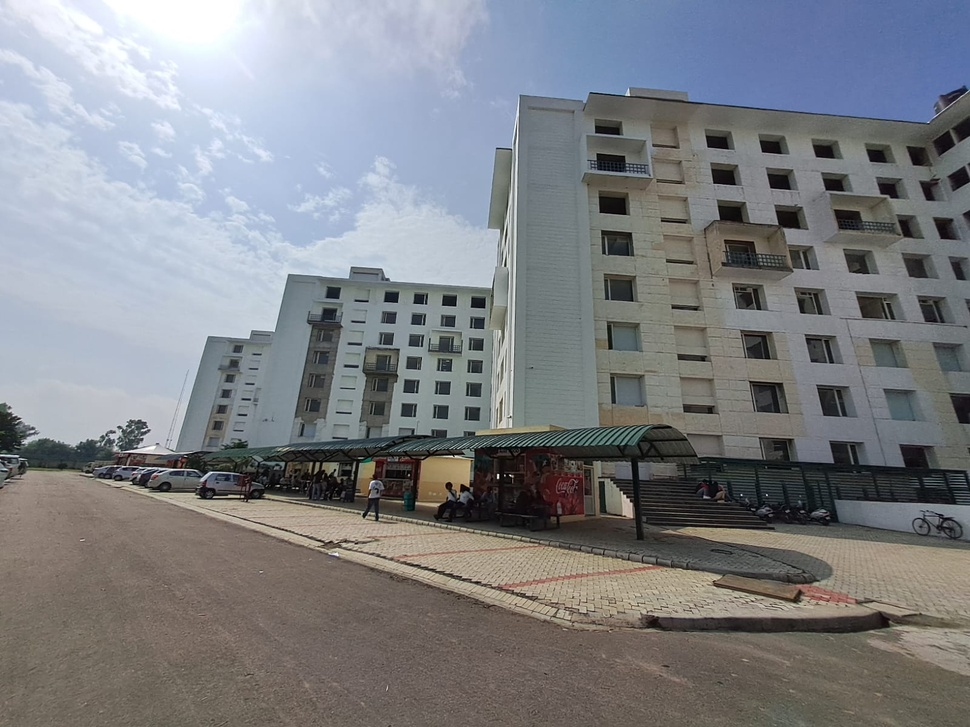
#> input picture ct1.jpg, 970 x 727 px, shrunk from 1600 x 1200 before the run
$ python CannyEdgeDetection.py
#> lines starting #> are read from the running program, lines starting #| are printed output that depends on the picture; after the words box and inside, x2 and y2 are one past the last pixel; in counts of white or black regions, pixels touching at a corner belong together
import numpy as np
import matplotlib.pyplot as plt
from skimage import io, color, filters, feature
from scipy import ndimage


#for loading the image
image = io.imread('ct1.jpg')
#> image is the input picture: shape (727, 970, 3); mean R, G, B 126.7, 128.9, 133

downscale_factor = 2

# Perform datapreprocessing degrading resolution of picture
downscaled_image = ndimage.zoom(image, (1/downscale_factor, 1/downscale_factor, 1), order=1)

#converting image to grayscale
image_gray = color.rgb2gray(downscaled_image)
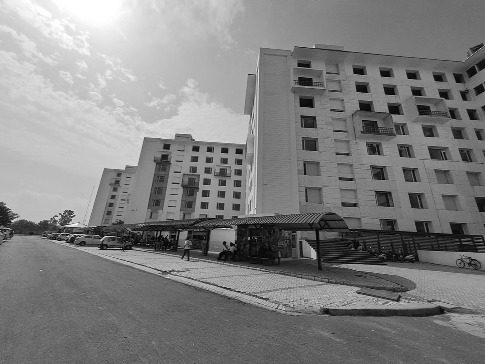
#> image_gray: shape (364, 485) float64; min 0.00113, max 1, mean 0.505

#apply gaussian blur to image (reducing noise)
blur_image = filters.gaussian(image_gray, sigma=1.0)
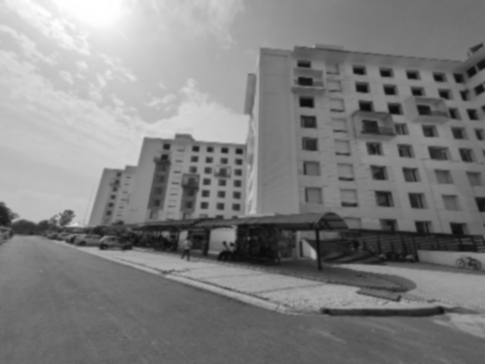
#> blur_image: shape (364, 485) float64; min 0.044, max 1, mean 0.505

#calculate the gradient of the image using Sobel operator

sobel_x = filters.sobel(blur_image, axis=1)  #Gradient is the rate of change of image intensity, and Sobel operator is a 3x3 kernel used to calculate the gradient of an image.
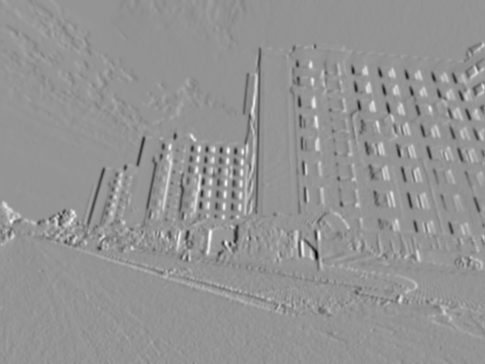
#> sobel_x: shape (364, 485) float64; min -0.39, max 0.28, mean -0.000866; drawn with min black and max white
sobel_y = filters.sobel(blur_image, axis=0)
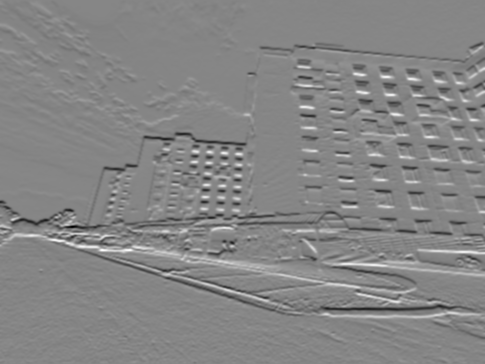
#> sobel_y: shape (364, 485) float64; min -0.404, max 0.364, mean -0.00169; drawn with min black and max white

edges = feature.canny(blur_image, sigma=1.0, low_threshold=0.1, high_threshold=0.9) #Non-maximum suppression (NMS) is a technique used to thin out the edges detected in an image
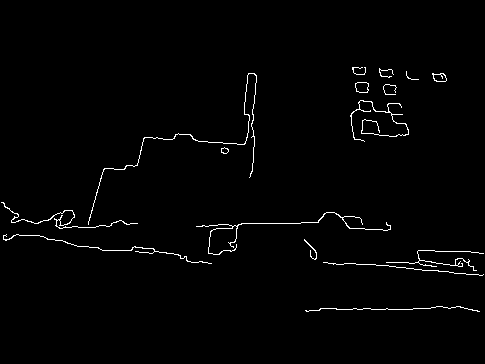
#> edges: shape (364, 485) bool; 1.4% white in thin lines or dots, all inside (x1, y1, x2, y2) = (1, 67, 484, 312)

#Display original iamge
plt.imshow(image)
plt.title('Original Image')
plt.axis('off')
plt.show()

#display image with edges
plt.imshow(edges, cmap='gray')
plt.title('Edge Detection')
plt.axis('off')
plt.show()

$ run again, with ct3.jpg copied over ct1.jpg
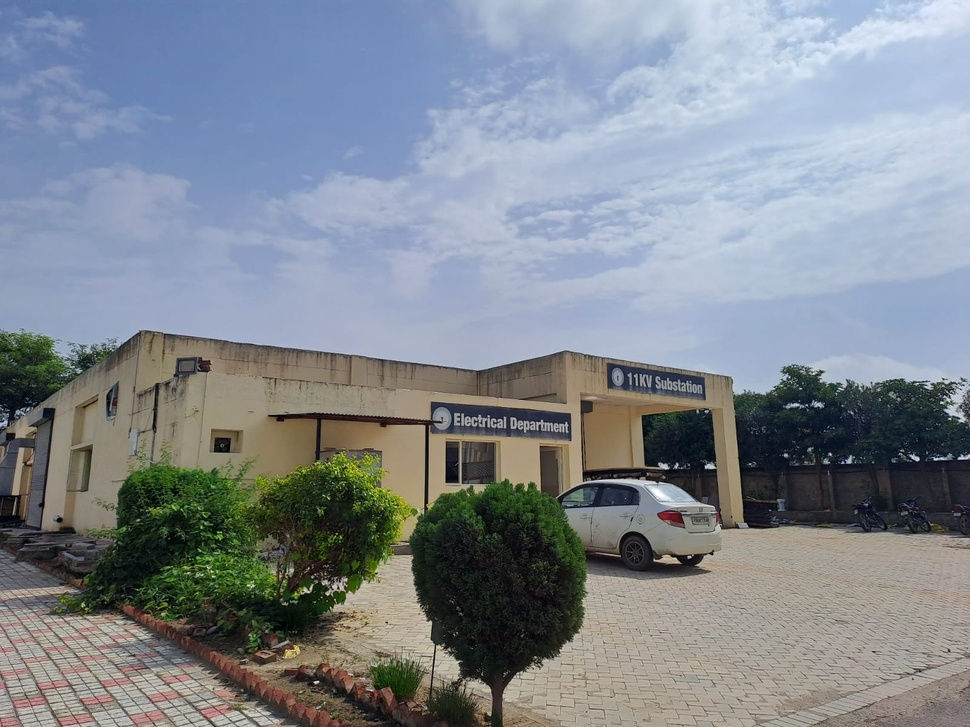
#> input picture ct3.jpg, 970 x 727 px, shrunk from 1600 x 1200 before the run
#> image is the input picture: shape (727, 970, 3); mean R, G, B 129.5, 136.5, 145.2
#> `sobel_y = filters.sobel(blur_image, axis=0)`:
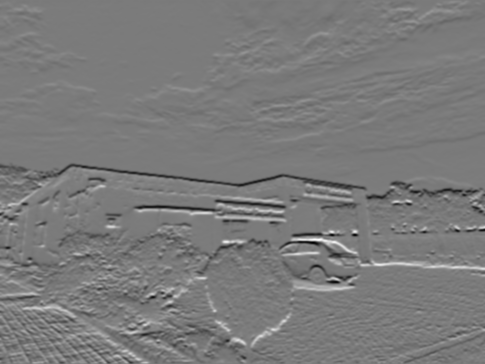
#> sobel_y: shape (364, 485) float64; min -0.403, max 0.432, mean -0.00092; drawn with min black and max white
#> `edges = feature.canny(blur_image, sigma=1.0, low_threshold=0.1, high_t..`:
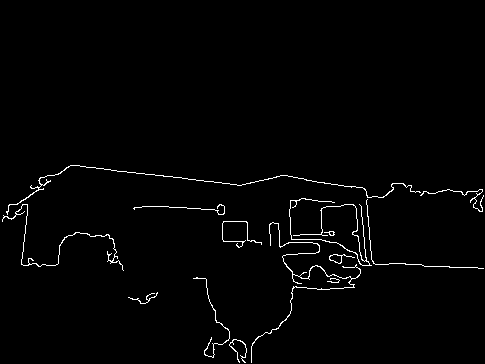
#> edges: shape (364, 485) bool; 1.6% white in thin lines or dots, all inside (x1, y1, x2, y2) = (2, 165, 484, 363)

$ run again, with ct4.jpg copied over ct1.jpg
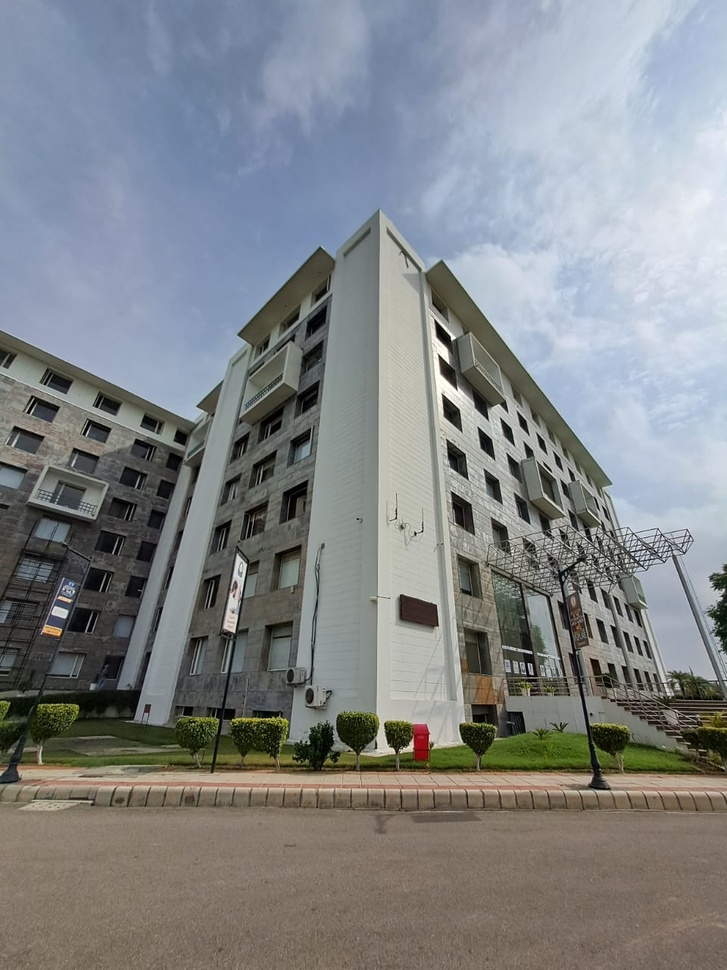
#> input picture ct4.jpg, 727 x 970 px, shrunk from 960 x 1280 before the run
#> image is the input picture: shape (970, 727, 3); mean R, G, B 130.1, 133.5, 135.9
#> `sobel_y = filters.sobel(blur_image, axis=0)`:
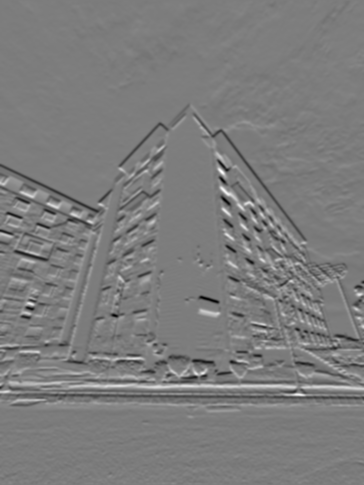
#> sobel_y: shape (485, 364) float64; min -0.382, max 0.397, mean -0.000758; drawn with min black and max white
#> `edges = feature.canny(blur_image, sigma=1.0, low_threshold=0.1, high_t..`:
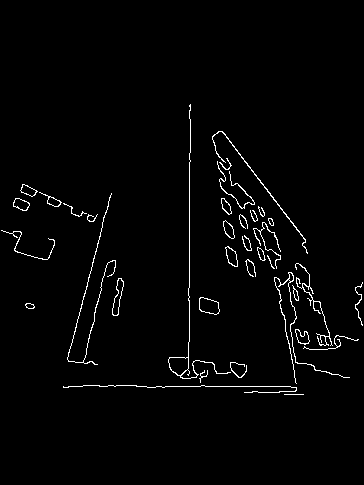
#> edges: shape (485, 364) bool; 2% white in thin lines or dots, all inside (x1, y1, x2, y2) = (1, 104, 363, 395)
